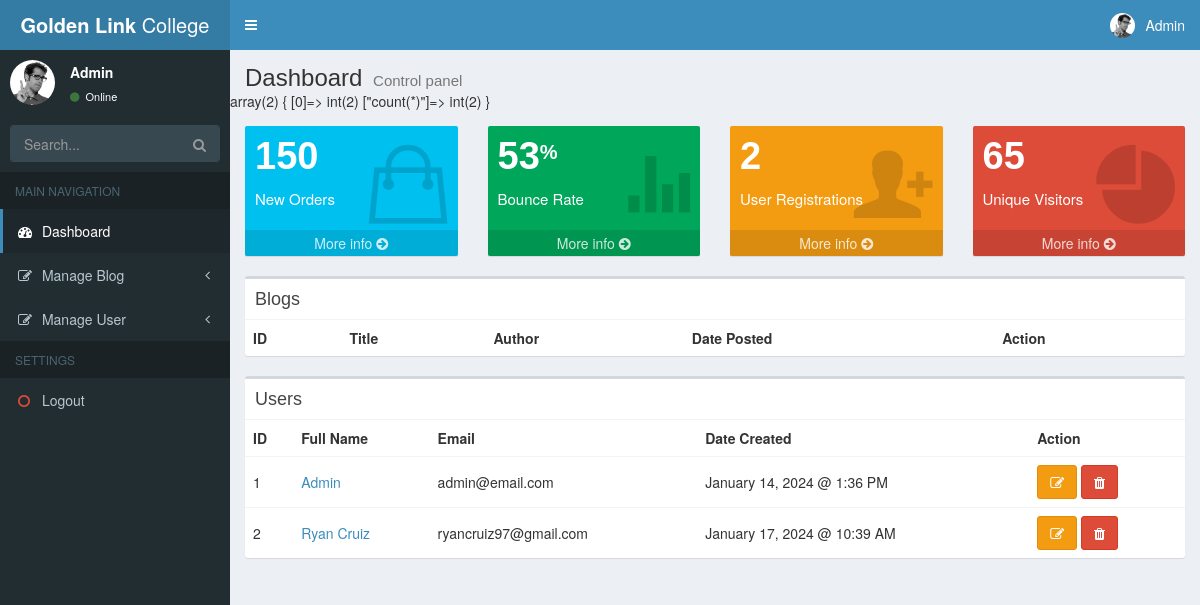
/backend/dashboard.php (signed in), run on the app's committed database.
### tables this page shows
CREATE TABLE "users" (
	"id"	INTEGER NOT NULL,
	"full_name"	varchar(255),
	"email"	varchar(45),
	"password"	varchar(45),
	"created_at"	datetime,
	"updated_at"	datetime,
	PRIMARY KEY("id" AUTOINCREMENT)
);

### connection.php (called while the page is built, shortened)
<?php
$connection = new PDO('sqlite:' . __DIR__ . '/database.db');
function fetch_all($query) {
    $data = array();
    global $connection;
    $stmt = $connection->query($query);
    while ($row = $stmt->fetch()) {
        $data[] = $row;
    }
    return $data;
}

### backend/dashboard.php (the view, shortened to what this page needs)
<?php session_start();
if (!isset($_SESSION['user_id'])) {
    header("Location: login.php");
} else {
    require_once('header.php');
    require_once('../connection.php');
    $queryUsers = "SELECT * FROM users";
    $users = fetch_all($queryUsers);
    $countUsers = $connection->query("SELECT count(*) FROM users")->fetch();
    var_dump($countUsers);
}
?>
<section class="content">
    <div class="row">
        <div class="col-lg-3 col-xs-6">
            <div class="small-box bg-aqua">
                <div class="inner">
                    <h3>150</h3>
                    <p>New Orders</p>
                </div>
                <div class="icon">
                    <i class="ion ion-bag"></i>
                </div>
                <a href="#" class="small-box-footer">More info <i class="fa fa-arrow-circle-right"></i></a>
            </div>
        </div>
        <div class="col-lg-3 col-xs-6">
            <div class="small-box bg-green">
                <div class="inner">
                    <h3>53<sup style="font-size: 20px">%</sup></h3>
                    <p>Bounce Rate</p>
                </div>
                <div class="icon">
                    <i class="ion ion-stats-bars"></i>
                </div>
                <a href="#" class="small-box-footer">More info <i class="fa fa-arrow-circle-right"></i></a>
            </div>
        </div>
        <div class="col-lg-3 col-xs-6">
            <div class="small-box bg-yellow">
                <div class="inner">
                    <h3>
                        <?= $countUsers[0] ?>
                    </h3>
                    <p>User Registrations</p>
                </div>
                <div class="icon">
                    <i class="ion ion-person-add"></i>
                </div>
                <a href="listUsers.php" class="small-box-footer">More info <i class="fa fa-arrow-circle-right"></i></a>
            </div>
        </div>
        <div class="col-lg-3 col-xs-6">
            <div class="small-box bg-red">
                <div class="inner">
                    <h3>65</h3>
                    <p>Unique Visitors</p>
                </div>
                <div class="icon">
                    <i class="ion ion-pie-graph"></i>
                </div>
                <a href="#" class="small-box-footer">More info <i class="fa fa-arrow-circle-right"></i></a>
            </div>
        </div>
    </div>
    <div class="row">
        <div class="col-xs-12">
            <div class="box">
                <div class="box-header">
                    <h3 class="box-title">Blogs</h3>
                </div>
                <div class="box-body table-responsive no-padding">
                    <table class="table table-hover">
                        <tr>
                            <th>ID</th>
                            <th>Title</th>
                            <th>Author</th>
                            <th>Date Posted</th>
                            <th>Action</th>
                        </tr>
                    </table>
                </div>
            </div>
        </div>
        <div class="col-xs-12">
            <div class="box">
                <div class="box-header">
                    <h3 class="box-title">Users</h3>
                </div>
                <div class="box-body table-responsive no-padding">
                    <table class="table table-hover">
                        <tr>
                            <th>ID</th>
                            <th>Full Name</th>
                            <th>Email</th>
                            <th>Date Created</th>
                            <th>Action</th>
                        </tr>
                        <?php foreach ($users as $user) { ?>
                            <tr>
                                <td>
                                    <?= $user['id'] ?>
                                </td>
                                <td>
                                    <a href="user.php?id=<?= $user['id'] ?>">
                                        <?= $user['full_name'] ?>
                                    </a>
                                </td>
                                <td>
                                    <?= $user['email'] ?>
                                </td>
                                <td>
                                    <?= date_format(date_create($user['created_at']), "F d, Y @ g:i A") ?>
                                </td>
                                <td><a href="updateUser.php?id=<?= $user['id'] ?>" class="btn btn-warning">
                                        <i class="fa fa-edit"></i>
                                    </a>
                                    <a class="btn btn-danger" data-toggle="modal" data-target="#deleteModal"
                                        data-id="<?= $user['id'] ?>">
                                        <i class="fa fa-trash"></i>
                                    </a>
                                </td>
                            </tr>
                        <?php } ?>
                    </table>
                </div>
            </div>
        </div>
    </div>
</section>
<?php require_once('footer.php'); ?>

### backend/header.php (shortened to what this page needs)
<!DOCTYPE html>
<html>
<head>
    <link rel="stylesheet" href="bower_components/bootstrap/dist/css/bootstrap.min.css">
    <link rel="stylesheet" href="bower_components/font-awesome/css/font-awesome.min.css">
    <link rel="stylesheet" href="bower_components/Ionicons/css/ionicons.min.css">
    <link rel="stylesheet" href="dist/css/AdminLTE.min.css">
    <link rel="stylesheet" href="dist/css/skins/_all-skins.min.css">
    <link rel="stylesheet" href="bower_components/jvectormap/jquery-jvectormap.css">
    <link rel="stylesheet" href="bower_components/bootstrap-datepicker/dist/css/bootstrap-datepicker.min.css">
    <link rel="stylesheet" href="bower_components/bootstrap-daterangepicker/daterangepicker.css">
    <link rel="stylesheet" href="plugins/bootstrap-wysihtml5/bootstrap3-wysihtml5.min.css">
</head>
<body class="hold-transition skin-blue sidebar-mini">
    <div class="wrapper">
        <header class="main-header">
            <a href="#" class="logo">
                <span class="logo-lg"><b>Golden Link </b>College</span>
            </a>
            <nav class="navbar navbar-static-top">
                <a href="#" class="sidebar-toggle" data-toggle="push-menu" role="button">
                </a>
                <div class="navbar-custom-menu">
                    <ul class="nav navbar-nav">
                        <li class="dropdown user user-menu">
                            <a href="#" class="dropdown-toggle" data-toggle="dropdown">
                                <img src="dist/img/user2-160x160.jpg" class="user-image" alt="User Image">
                                <span class="hidden-xs"><?=$_SESSION['name_of_user']?></span>
                            </a>
                        </li>
                    </ul>
                </div>
            </nav>
        </header>
        <aside class="main-sidebar">
            <section class="sidebar">
                <div class="user-panel">
                    <div class="pull-left image">
                        <img src="dist/img/user2-160x160.jpg" class="img-circle" alt="User Image">
                    </div>
                    <div class="pull-left info">
                        <p><?= $_SESSION['name_of_user']?></p>
                        <a href="#"><i class="fa fa-circle text-success"></i> Online</a>
                    </div>
                </div>
                <form action="#" method="get" class="sidebar-form">
                    <div class="input-group">
                        <input type="text" name="q" class="form-control" placeholder="Search...">
                        <span class="input-group-btn">
                            <button type="submit" name="search" id="search-btn" class="btn btn-flat"><i
                                    class="fa fa-search"></i>
                            </button>
                        </span>
                    </div>
                </form>
                <ul class="sidebar-menu tree" data-widget="tree">
                    <li class="header">MAIN NAVIGATION</li>
                    <li <?= $_SESSION['site-title'] == 'Dashboard' ? 'class="active"' : '' ?>>
                        <a href="dashboard.php">
                            <i class="fa fa-dashboard"></i> <span>Dashboard</span>
                        </a>
                    </li>
                    <li <?= $_SESSION['site-title'] == 'Create Blog' || $_SESSION['site-title'] == 'List Blog' ? 'class="active treeview"' : 'class="treeview"' ?>>
                        <a href="#">
                            <i class="fa fa-edit"></i> <span>Manage Blog</span>
                            <span class="pull-right-container">
                                <i class="fa fa-angle-left pull-right"></i>
                            </span>
                        </a>
                    </li>
                    <li <?= $_SESSION['site-title'] == 'List User' || $_SESSION['site-title'] == 'Create User' ? 'class="active treeview"' : 'class="treeview"' ?>>
                        <a href="#">
                            <i class="fa fa-edit"></i> <span>Manage User</span>
                            <span class="pull-right-container">
                                <i class="fa fa-angle-left pull-right"></i>
                            </span>
                        </a>
                    </li>
                    <li class="header">SETTINGS</li>
                    <li><a href="login.php"><i class="fa fa-circle-o text-red"></i> <span>Logout</span></a></li>
                </ul>
            </section>
        </aside>
        <div class="content-wrapper">
            <section class="content-header">
                <h1>
                    <?= $_SESSION['site-title'] ?>
                    <small>Control panel</small>
                </h1>
            </section>

### backend/footer.php (shortened to what this page needs)
</div>
</div>
</body>
</html>

### backend/header.php (style rules this page uses)
.table>tbody>tr>td { vertical-align: middle !important; }

### data on the page
users: id "1", full_name "Admin", email "admin@email.com", created_at "January 14, 2024 @ 1:36 PM"
users: id "2", full_name "Ryan Cruiz", email "ryancruiz97@gmail.com", created_at "January 17, 2024 @ 10:39 AM"

### other printed values
$_SESSION['name_of_user'] "Admin"
$_SESSION['site-title'] "Dashboard"
$countUsers[0] "2"
